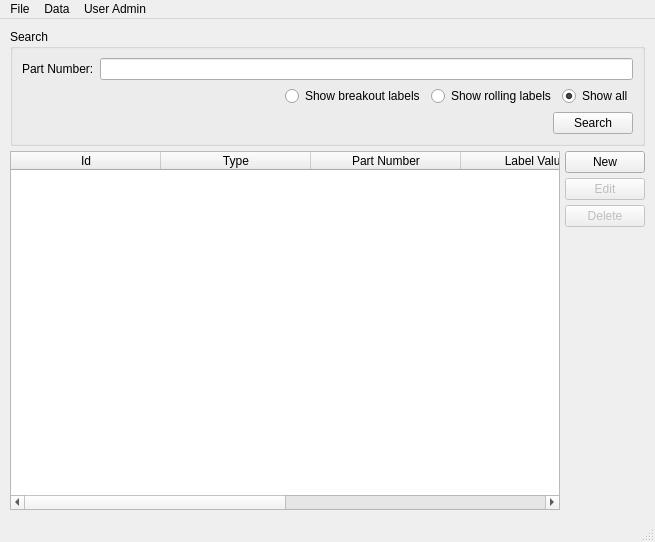
<?xml version="1.0" encoding="UTF-8"?>
<ui version="4.0">
 <class>MainWindow</class>
 <widget class="QMainWindow" name="MainWindow">
  <property name="geometry">
   <rect>
    <x>0</x>
    <y>0</y>
    <width>655</width>
    <height>542</height>
   </rect>
  </property>
  <property name="windowTitle">
   <string>Harness Labeler</string>
  </property>
  <widget class="QWidget" name="centralwidget">
   <layout class="QVBoxLayout" name="verticalLayout_3" stretch="0,1">
    <property name="spacing">
     <number>5</number>
    </property>
    <property name="leftMargin">
     <number>10</number>
    </property>
    <property name="topMargin">
     <number>10</number>
    </property>
    <property name="rightMargin">
     <number>10</number>
    </property>
    <property name="bottomMargin">
     <number>10</number>
    </property>
    <item>
     <widget class="QGroupBox" name="groupBox">
      <property name="title">
       <string>Search</string>
      </property>
      <layout class="QVBoxLayout" name="verticalLayout">
       <item>
        <layout class="QFormLayout" name="formLayout">
         <item row="0" column="0">
          <widget class="QLabel" name="label">
           <property name="text">
            <string>Part Number:</string>
           </property>
          </widget>
         </item>
         <item row="0" column="1">
          <widget class="QLineEdit" name="part_number_lineEdit">
           <property name="toolTip">
            <string>Enter a part number to look for.</string>
           </property>
          </widget>
         </item>
        </layout>
       </item>
       <item>
        <layout class="QHBoxLayout" name="horizontalLayout_2">
         <item>
          <spacer name="horizontalSpacer_2">
           <property name="orientation">
            <enum>Qt::Horizontal</enum>
           </property>
           <property name="sizeHint" stdset="0">
            <size>
             <width>40</width>
             <height>20</height>
            </size>
           </property>
          </spacer>
         </item>
         <item>
          <widget class="QRadioButton" name="show_breakout_labels_radioButton">
           <property name="toolTip">
            <string>Filter search to only show labels for breakouts.</string>
           </property>
           <property name="text">
            <string>Show breakout labels</string>
           </property>
          </widget>
         </item>
         <item>
          <widget class="QRadioButton" name="show_rolling_labels_radioButton">
           <property name="toolTip">
            <string>Filter search to only show labels for rolling.</string>
           </property>
           <property name="text">
            <string>Show rolling labels</string>
           </property>
          </widget>
         </item>
         <item>
          <widget class="QRadioButton" name="show_all_radioButton">
           <property name="toolTip">
            <string>Filter search to show all labels.</string>
           </property>
           <property name="text">
            <string>Show all</string>
           </property>
           <property name="checked">
            <bool>true</bool>
           </property>
          </widget>
         </item>
        </layout>
       </item>
       <item>
        <layout class="QHBoxLayout" name="horizontalLayout" stretch="1,0">
         <item>
          <spacer name="horizontalSpacer">
           <property name="orientation">
            <enum>Qt::Horizontal</enum>
           </property>
           <property name="sizeHint" stdset="0">
            <size>
             <width>40</width>
             <height>20</height>
            </size>
           </property>
          </spacer>
         </item>
         <item>
          <widget class="QPushButton" name="search_pushButton">
           <property name="minimumSize">
            <size>
             <width>55</width>
             <height>20</height>
            </size>
           </property>
           <property name="text">
            <string>Search</string>
           </property>
          </widget>
         </item>
        </layout>
       </item>
      </layout>
     </widget>
    </item>
    <item>
     <layout class="QHBoxLayout" name="horizontalLayout_3" stretch="1,0">
      <item>
       <widget class="QTableWidget" name="tableWidget">
        <property name="editTriggers">
         <set>QAbstractItemView::NoEditTriggers</set>
        </property>
        <property name="alternatingRowColors">
         <bool>true</bool>
        </property>
        <property name="selectionMode">
         <enum>QAbstractItemView::SingleSelection</enum>
        </property>
        <property name="selectionBehavior">
         <enum>QAbstractItemView::SelectRows</enum>
        </property>
        <attribute name="horizontalHeaderDefaultSectionSize">
         <number>150</number>
        </attribute>
        <attribute name="horizontalHeaderStretchLastSection">
         <bool>true</bool>
        </attribute>
        <column>
         <property name="text">
          <string>Id</string>
         </property>
        </column>
        <column>
         <property name="text">
          <string>Type</string>
         </property>
        </column>
        <column>
         <property name="text">
          <string>Part Number</string>
         </property>
        </column>
        <column>
         <property name="text">
          <string>Label Value</string>
         </property>
        </column>
        <column>
         <property name="text">
          <string>Date Modified</string>
         </property>
        </column>
        <column>
         <property name="text">
          <string>Modified By</string>
         </property>
        </column>
       </widget>
      </item>
      <item>
       <layout class="QVBoxLayout" name="verticalLayout_2" stretch="0,0,0,1">
        <item>
         <widget class="QPushButton" name="new_pushButton">
          <property name="minimumSize">
           <size>
            <width>55</width>
            <height>20</height>
           </size>
          </property>
          <property name="toolTip">
           <string>Create a new label.</string>
          </property>
          <property name="text">
           <string>New</string>
          </property>
         </widget>
        </item>
        <item>
         <widget class="QPushButton" name="edit_pushButton">
          <property name="enabled">
           <bool>false</bool>
          </property>
          <property name="minimumSize">
           <size>
            <width>55</width>
            <height>20</height>
           </size>
          </property>
          <property name="toolTip">
           <string>Edit the selected label.</string>
          </property>
          <property name="text">
           <string>Edit</string>
          </property>
         </widget>
        </item>
        <item>
         <widget class="QPushButton" name="delete_pushButton">
          <property name="enabled">
           <bool>false</bool>
          </property>
          <property name="minimumSize">
           <size>
            <width>55</width>
            <height>20</height>
           </size>
          </property>
          <property name="toolTip">
           <string>Delete the selected label.</string>
          </property>
          <property name="text">
           <string>Delete</string>
          </property>
         </widget>
        </item>
        <item>
         <spacer name="verticalSpacer">
          <property name="orientation">
           <enum>Qt::Vertical</enum>
          </property>
          <property name="sizeHint" stdset="0">
           <size>
            <width>20</width>
            <height>40</height>
           </size>
          </property>
         </spacer>
        </item>
       </layout>
      </item>
     </layout>
    </item>
   </layout>
  </widget>
  <widget class="QMenuBar" name="menubar">
   <property name="geometry">
    <rect>
     <x>0</x>
     <y>0</y>
     <width>655</width>
     <height>18</height>
    </rect>
   </property>
   <widget class="QMenu" name="menuFile">
    <property name="title">
     <string>File</string>
    </property>
    <addaction name="actionLogin"/>
    <addaction name="actionLogoff"/>
    <addaction name="actionChange_Password"/>
    <addaction name="separator"/>
    <addaction name="actionExit"/>
   </widget>
   <widget class="QMenu" name="menuData">
    <property name="title">
     <string>Data</string>
    </property>
    <addaction name="actionImport_Data"/>
    <addaction name="actionBackup_Database"/>
   </widget>
   <widget class="QMenu" name="menuUser_Admin">
    <property name="title">
     <string>User Admin</string>
    </property>
    <addaction name="actionCreate_User"/>
    <addaction name="actionEdit_User"/>
   </widget>
   <addaction name="menuFile"/>
   <addaction name="menuData"/>
   <addaction name="menuUser_Admin"/>
  </widget>
  <widget class="QStatusBar" name="statusbar"/>
  <action name="actionLogin">
   <property name="text">
    <string>Login</string>
   </property>
  </action>
  <action name="actionLogoff">
   <property name="text">
    <string>Logoff</string>
   </property>
  </action>
  <action name="actionExit">
   <property name="text">
    <string>Exit</string>
   </property>
   <property name="statusTip">
    <string>Logoff and close program.</string>
   </property>
  </action>
  <action name="actionImport_Data">
   <property name="text">
    <string>Import Data</string>
   </property>
   <property name="statusTip">
    <string>Import data from file.</string>
   </property>
  </action>
  <action name="actionBackup_Database">
   <property name="text">
    <string>Backup Database</string>
   </property>
   <property name="statusTip">
    <string>Create database backup.</string>
   </property>
  </action>
  <action name="actionCreate_User">
   <property name="text">
    <string>Create User</string>
   </property>
  </action>
  <action name="actionEdit_User">
   <property name="text">
    <string>Edit User</string>
   </property>
  </action>
  <action name="actionChange_Password">
   <property name="text">
    <string>Change Password</string>
   </property>
  </action>
 </widget>
 <resources/>
 <connections>
  <connection>
   <sender>actionExit</sender>
   <signal>triggered()</signal>
   <receiver>MainWindow</receiver>
   <slot>close()</slot>
   <hints>
    <hint type="sourcelabel">
     <x>-1</x>
     <y>-1</y>
    </hint>
    <hint type="destinationlabel">
     <x>327</x>
     <y>270</y>
    </hint>
   </hints>
  </connection>
 </connections>
</ui>
